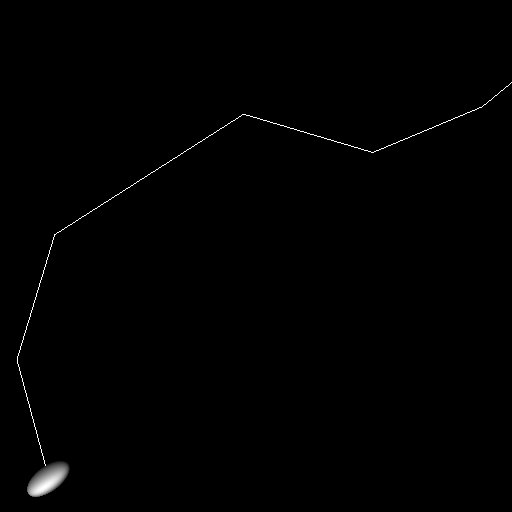

The script that drew this image:
#!/usr/bin/env python
# Demonstrate vtkTensorProbeWidget with a synthetic polyline trajectory.

import os

import vtkmodules.vtkInteractionStyle  # noqa: F401
import vtkmodules.vtkRenderingFreeType  # noqa: F401
import vtkmodules.vtkRenderingOpenGL2  # noqa: F401

from vtkmodules.vtkInteractionWidgets import (
    vtkTensorProbeRepresentation,
    vtkTensorProbeWidget,
)
from vtkmodules.vtkIOXML import vtkXMLPolyDataReader
from vtkmodules.vtkRenderingCore import (
    vtkRenderWindow,
    vtkRenderWindowInteractor,
    vtkRenderer,
)

data_dir = os.environ.get("VPE_DATA_DIR", os.path.dirname(os.path.abspath(__file__)))

# Source
reader = vtkXMLPolyDataReader()
reader.SetFileName(os.path.join(data_dir, "SyntheticPolyline.vtp"))
reader.Update()

poly_data = reader.GetOutput()

# Renderer
renderer = vtkRenderer()

# Render window
render_window = vtkRenderWindow()
render_window.AddRenderer(renderer)
render_window.SetWindowName("tensor probe widget")
render_window.SetMultiSamples(0)
render_window.SetSize(512, 512)

# Interactor
interactor = vtkRenderWindowInteractor()
interactor.SetRenderWindow(render_window)

# Widget
tensor_widget = vtkTensorProbeWidget()
tensor_widget.SetInteractor(interactor)

tensor_rep = vtkTensorProbeRepresentation.SafeDownCast(tensor_widget.GetRepresentation())
tensor_rep.SetTrajectory(poly_data)

tensor_widget.EnabledOn()

# Scene
renderer.ResetCamera()
renderer.GetActiveCamera().SetPosition(4.50141, 2.82662, 0.42005)
renderer.GetActiveCamera().SetViewUp(-0.529751, 0.83346, -0.157189)
renderer.GetActiveCamera().SetFocalPoint(3.06943, 2.31262, 2.5207)
renderer.ResetCameraClippingRange()

interactor.Initialize()
interactor.Start()
